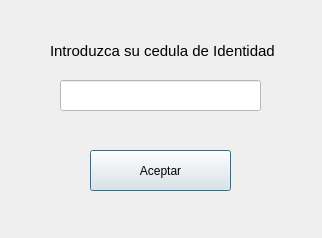
<?xml version="1.0" encoding="UTF-8"?>
<ui version="4.0">
 <class>Dialog</class>
 <widget class="QDialog" name="Dialog">
  <property name="geometry">
   <rect>
    <x>0</x>
    <y>0</y>
    <width>322</width>
    <height>238</height>
   </rect>
  </property>
  <property name="windowTitle">
   <string>Dialog</string>
  </property>
  <property name="styleSheet">
   <string notr="true">#input_cedula{
	background-color: white;
}

#label_cedula{
	font-size: 15px;
}</string>
  </property>
  <widget class="QPushButton" name="btn_aceptar">
   <property name="geometry">
    <rect>
     <x>90</x>
     <y>150</y>
     <width>141</width>
     <height>41</height>
    </rect>
   </property>
   <property name="text">
    <string>Aceptar</string>
   </property>
  </widget>
  <widget class="QLineEdit" name="input_cedula">
   <property name="geometry">
    <rect>
     <x>60</x>
     <y>80</y>
     <width>201</width>
     <height>31</height>
    </rect>
   </property>
   <property name="inputMethodHints">
    <set>Qt::ImhNone</set>
   </property>
   <property name="alignment">
    <set>Qt::AlignCenter</set>
   </property>
   <property name="placeholderText">
    <string/>
   </property>
  </widget>
  <widget class="QLabel" name="label_cedula">
   <property name="geometry">
    <rect>
     <x>50</x>
     <y>40</y>
     <width>361</width>
     <height>21</height>
    </rect>
   </property>
   <property name="text">
    <string>Introduzca su cedula de Identidad</string>
   </property>
  </widget>
 </widget>
 <resources/>
 <connections/>
</ui>
